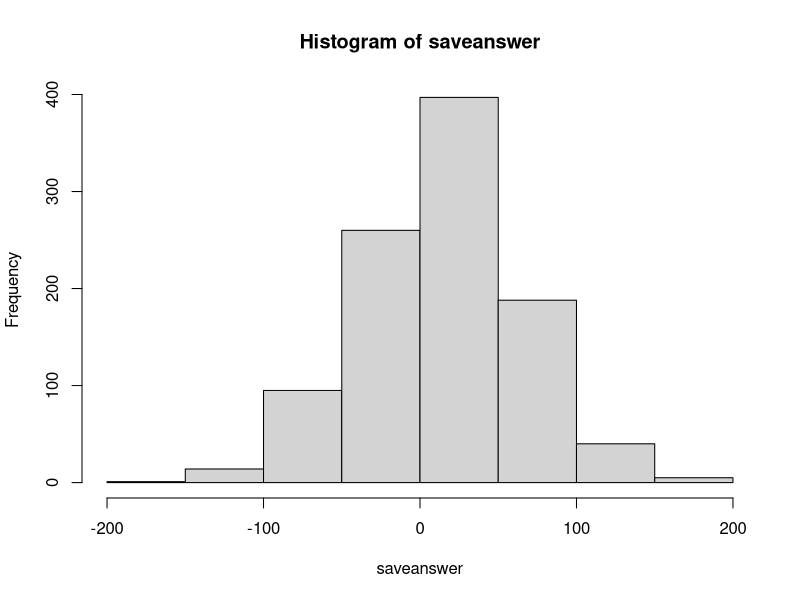
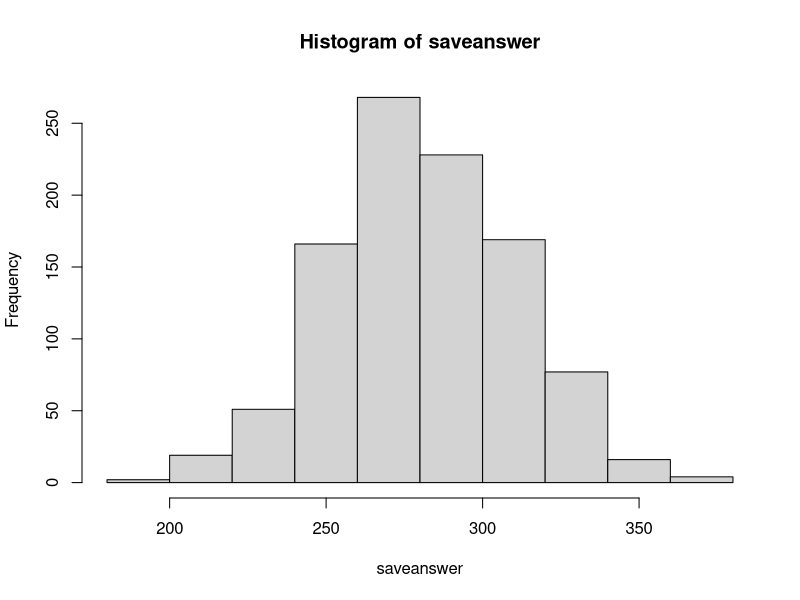
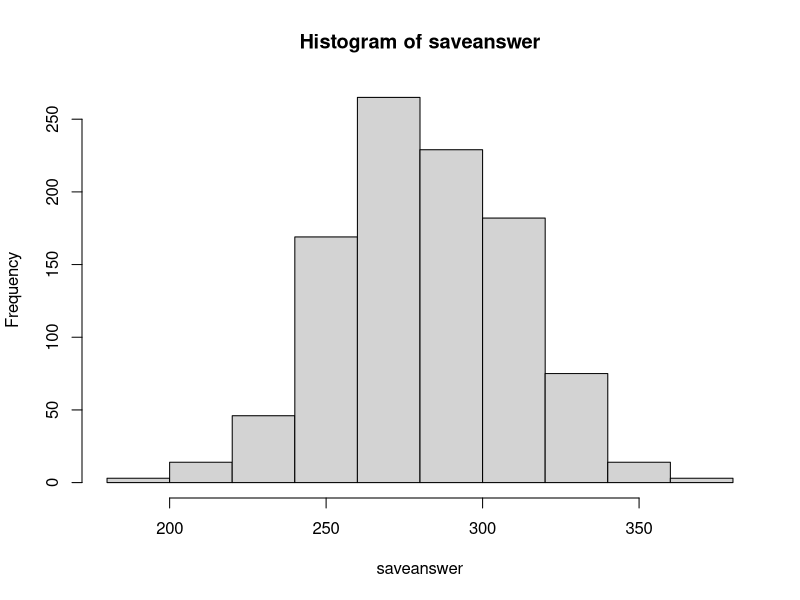

Write the R code that produced these figures, in order.
## ---- chunk 1
knitr::opts_chunk$set(echo = TRUE)
require(tidyverse)
require(tidyverse)
require(knitr)
## ---- chunk 2
birthdays=1:365
saveanswer=vector("numeric")
for(j in 1:1000){

savebank=0
for(i in 1:637){
classsample<-sample(birthdays,35,replace=TRUE)
d<-duplicated(classsample)
# If we add up d and get a number greater than zero, then we had responses with the same birthday.
if(sum(d)>0){
  savebank=savebank+1
}else{
  savebank=savebank-4.30
}
}
saveanswer[j]<-savebank
}
## ---- chunk 3
hist(saveanswer)
ssanswer<-sort(saveanswer)
print(ssanswer[25])
print(ssanswer[975])
## ---- chunk 4
birthdays=1:365
saveanswer=vector("numeric")
for(j in 1:1000){

savebank=0
for(i in 1:637){
classsample<-sample(birthdays,35,replace=TRUE)
d<-duplicated(classsample)
# If we add up d and get a number greater than zero, then we had responses with the same birthday.
if(sum(d)>0){
  savebank=savebank+1
}else{
  savebank=savebank-2
}
}
saveanswer[j]<-savebank
}
## ---- chunk 5
hist(saveanswer)
ssanswer<-sort(saveanswer)
print(ssanswer[25])
print(ssanswer[975])
## ---- chunk 6
birthdays=1:365
saveanswer=vector("numeric")
for(j in 1:1000){

savebank=0
for(i in 1:637){
classsample<-sample(birthdays,35,replace=TRUE)
d<-duplicated(classsample)
# If we add up d and get a number greater than zero, then we had responses with the same birthday.
if(sum(d)>0){
  savebank=savebank+1
}else{
  savebank=savebank-2
}
}
saveanswer[j]<-savebank
}
## ---- chunk 7
hist(saveanswer)
ssanswer<-sort(saveanswer)
print(ssanswer[25])
print(ssanswer[975])
